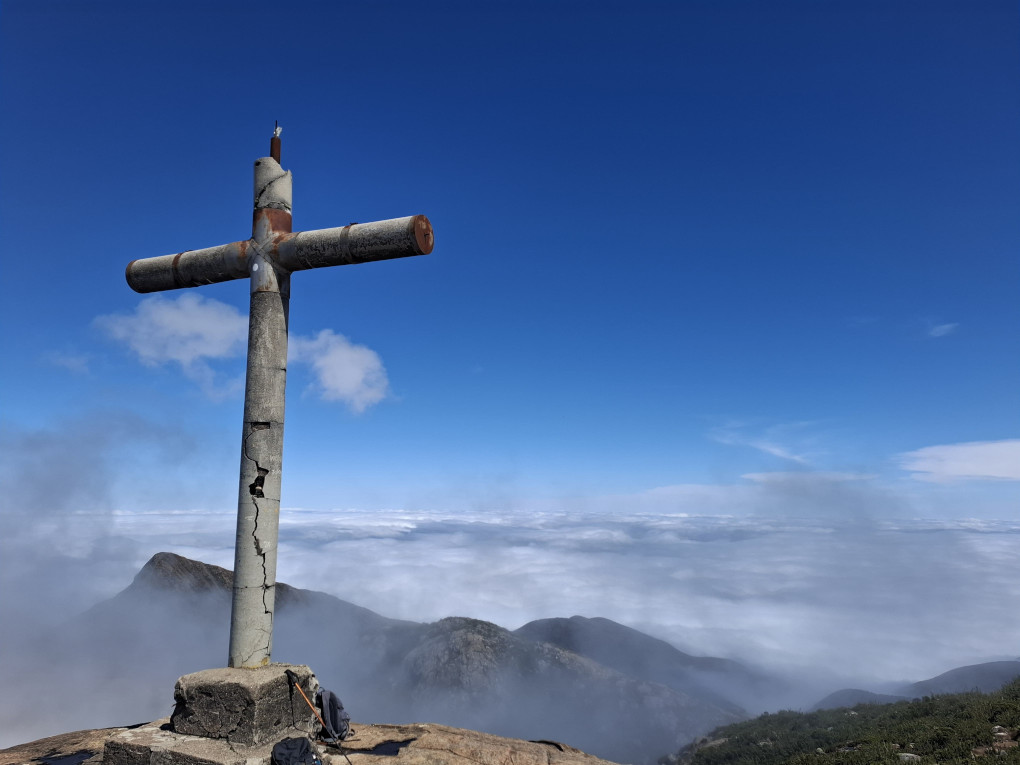
#> input picture class06/images/pico_bandeira.jpg, 1020 x 765 px
$ python class06_edge_detection.py   (older library calls are emulated)
#> lines starting #> are read from the running program, lines starting #| are printed output that depends on the picture; after the words box and inside, x2 and y2 are one past the last pixel; in counts of white or black regions, pixels touching at a corner belong together
# -*- coding: utf-8 -*-
"""class06_edge_detection.ipynb

Automatically generated by Colab.

Original file is located at
    https://colab.research.google.com/drive/1c8VZUiNK2CjBFzoVw8G4jGwVjoqIun70

## Edge Detection
"""

# This code was based on:
# https://opencv.org/blog/edge-detection-using-opencv/

import cv2
import numpy as np
from matplotlib import pyplot as plt

image_file = './images/pico_bandeira.jpg'
SHOW_OPENCV = False

"""## Sobel"""

#################  SOBEL ###############

'''
Arguments
src: Input image (should be grayscale for edge detection).
ddepth: Desired depth of the output image (e.g., CV_64F allows negative gradients).
dx: Order of the derivative in the x-direction (set to 1 to detect horizontal changes).
dy: Order of the derivative in the y-direction (set to 1 to detect vertical changes).
ksize: Size of the extended Sobel kernel (must be odd: 1, 3, 5, 7; use 1 for Scharr operator).
'''
# Load image in grayscale
img = cv2.imread(image_file, cv2.IMREAD_GRAYSCALE)
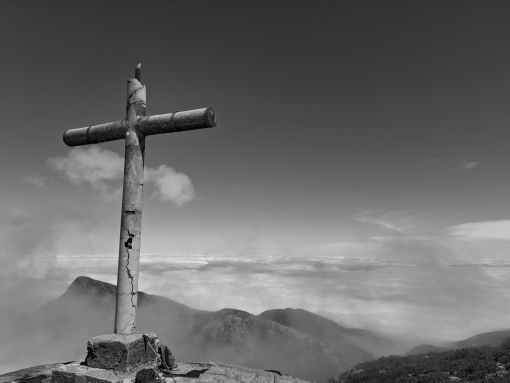
#> img: shape (765, 1020) (shown at 1/2 size); min 0, max 250, mean 105.7
assert img is not None, "file could not be read"

img = cv2.GaussianBlur(img,(3,3),0)

# Apply Sobel operator
sobelx = cv2.Sobel(img, cv2.CV_64F, 1, 0, ksize=3)  # Horizontal edges
sobely = cv2.Sobel(img, cv2.CV_64F, 0, 1, ksize=3)  # Vertical edges
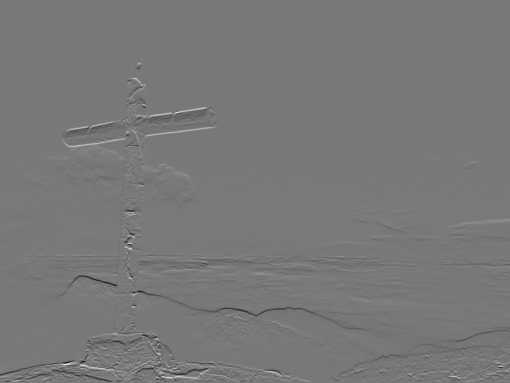
#> sobely: shape (765, 1020) float64 (shown at 1/2 size); min -477, max 532, mean 0.3; drawn with min black and max white

# Compute gradient magnitude
gradient_magnitude = cv2.magnitude(sobelx, sobely)

# Convert to uint8
sobelx = cv2.convertScaleAbs(sobelx)
sobely = cv2.convertScaleAbs(sobely)
sobel = cv2.convertScaleAbs(gradient_magnitude)
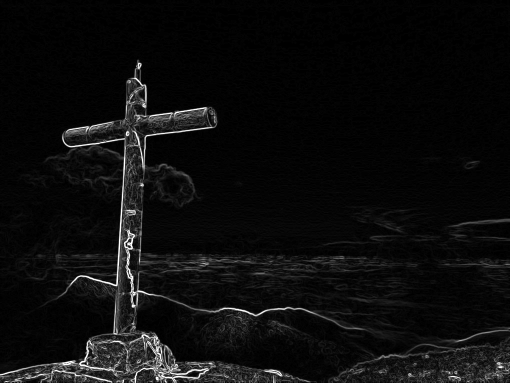
#> sobel: shape (765, 1020) (shown at 1/2 size); min 0, max 255, mean 12.7


titles = ['Sobel Gradient X',
          'Sobel Gradient Y','Sobel Edge Detection',]
images = [sobelx,
          sobely,
          sobel]


fig = plt.figure(figsize=[15,30])
for i in range(3):
	plt.subplot(1,3,i+1)
	plt.imshow(images[i],'gray')
	plt.title(titles[i]), plt.xticks([]), plt.yticks([])


if SHOW_OPENCV == True:
	# Display result
	cv2.namedWindow("Sobel Gradient X",cv2.WINDOW_NORMAL)
	cv2.imshow("Sobel Gradient X", cv2.convertScaleAbs(sobelx))
	cv2.namedWindow("Sobel Gradient Y",cv2.WINDOW_NORMAL)
	cv2.imshow("Sobel Gradient Y", cv2.convertScaleAbs(sobely))
	cv2.namedWindow("Sobel Edge Detection",cv2.WINDOW_NORMAL)
	cv2.imshow("Sobel Edge Detection", gradient_magnitude)

"""## Laplacian"""

'''
Arguments
src: Input image (usually in grayscale).
ddepth: Desired depth of the output image (e.g., CV_64F to capture negative values).
ksize: Size of the Laplacian kernel (must be odd and positive; typically 1, 3, 5, or 7). Use ksize=1 to apply a 3×3 kernel without scaling.
'''
# Load image in grayscale
img = cv2.imread(image_file, cv2.IMREAD_GRAYSCALE)
assert img is not None, "file could not be read"

# Apply Laplacian operator
laplacian = cv2.Laplacian(img, cv2.CV_64F,5)
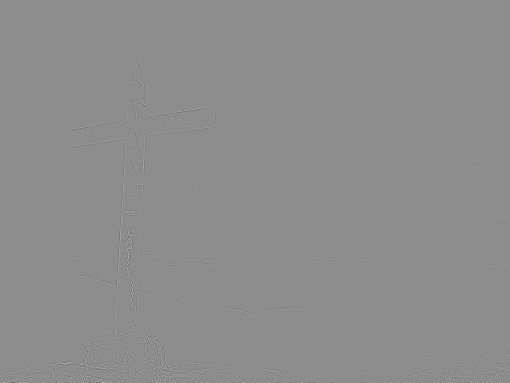
#> laplacian: shape (765, 1020) float64 (shown at 1/2 size); min -438, max 354, mean 0; drawn with min black and max white

# Convert to uint8
laplacian_abs = cv2.convertScaleAbs(laplacian)

fig = plt.figure()
plt.imshow(laplacian_abs,'gray')
plt.title('Laplacian Edge Detection')
plt.xticks([]),plt.yticks([])


if SHOW_OPENCV == True:
	# Display result
	cv2.namedWindow("Laplacian Edge Detection",cv2.WINDOW_NORMAL)
	cv2.imshow("Laplacian Edge Detection", laplacian_abs)

"""## Canny"""

'''
Arguments
image: Input image (must be in grayscale).
threshold1: Lower boundary for the hysteresis thresholding.
threshold2: Upper boundary for the hysteresis thresholding.
'''

# Load image in grayscale
img = cv2.imread(image_file, cv2.IMREAD_GRAYSCALE)
assert img is not None, "file could not be read"

# Apply Gaussian Blur to reduce noise
img = cv2.GaussianBlur(img,(3,3),0)

# Apply Canny Edge Detector
canny = cv2.Canny(img, threshold1=20, threshold2=200)
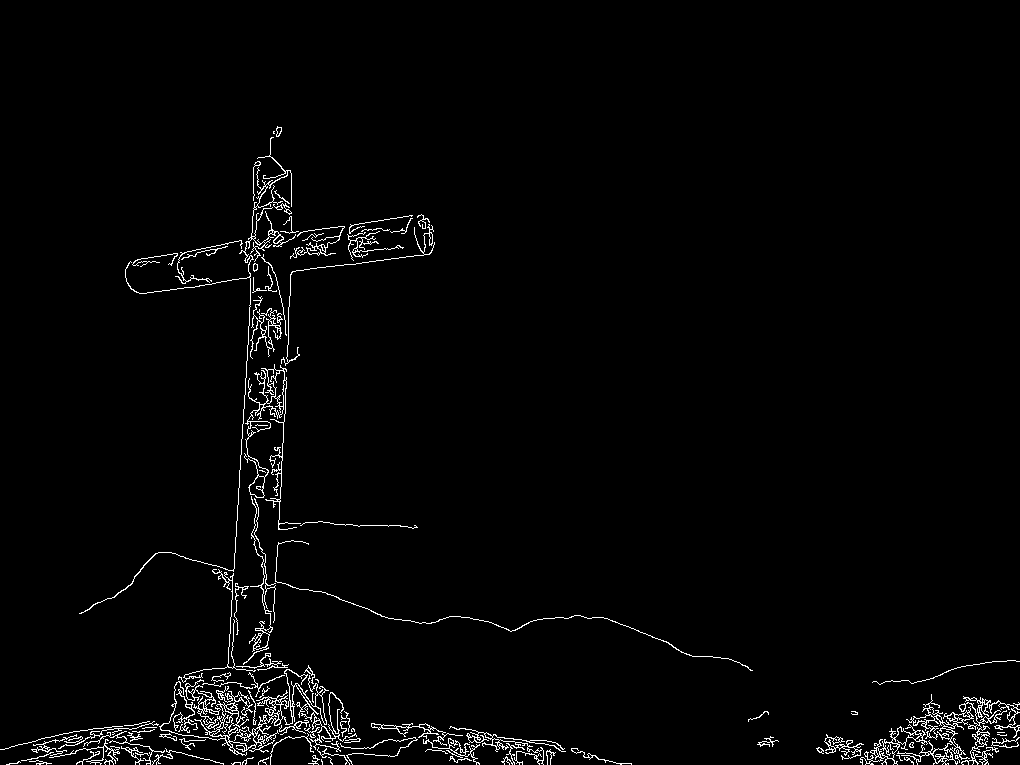
#> canny: shape (765, 1020); 2.1% white in thin lines or dots, all inside (x1, y1, x2, y2) = (0, 126, 1020, 765)

fig = plt.figure()
plt.imshow(canny,'gray')
plt.title('Canny Edge Detection')
plt.xticks([]),plt.yticks([])
plt.show()

if SHOW_OPENCV == True:
  # Display result
  cv2.namedWindow("Canny Edge Detection",cv2.WINDOW_NORMAL)
  cv2.imshow("Canny Edge Detection", edges)
  cv2.waitKey(0)
  cv2.destroyAllWindows()

$ run again, with class06/images/boat.jpg copied over class06/images/pico_bandeira.jpg
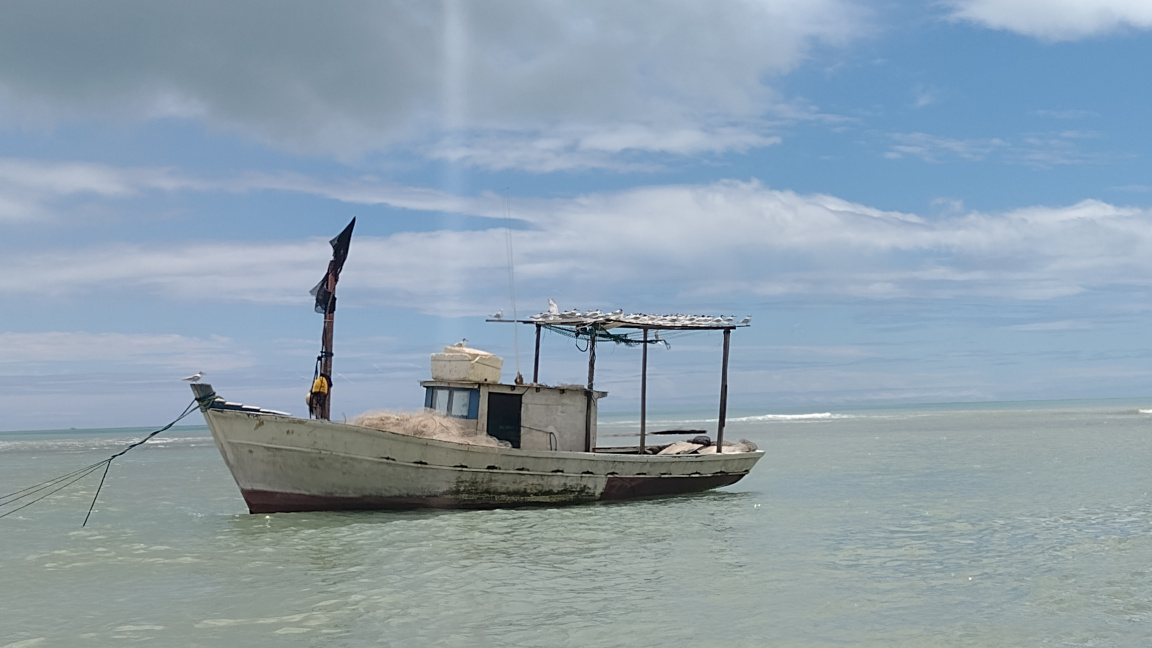
#> input picture class06/images/boat.jpg, 1152 x 648 px
#> `sobely = cv2.Sobel(img, cv2.CV_64F, 0, 1, ksize=3)`:
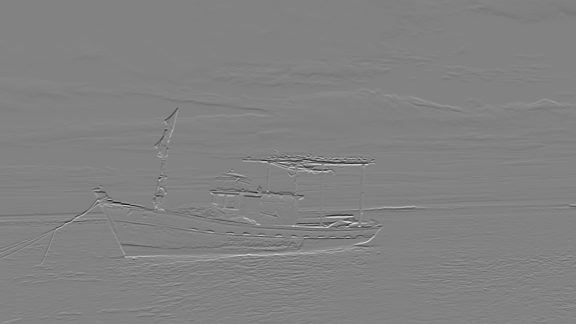
#> sobely: shape (648, 1152) float64 (shown at 1/2 size); min -649, max 624, mean -0.1; drawn with min black and max white
#> `canny = cv2.Canny(img, threshold1=20, threshold2=200)`:
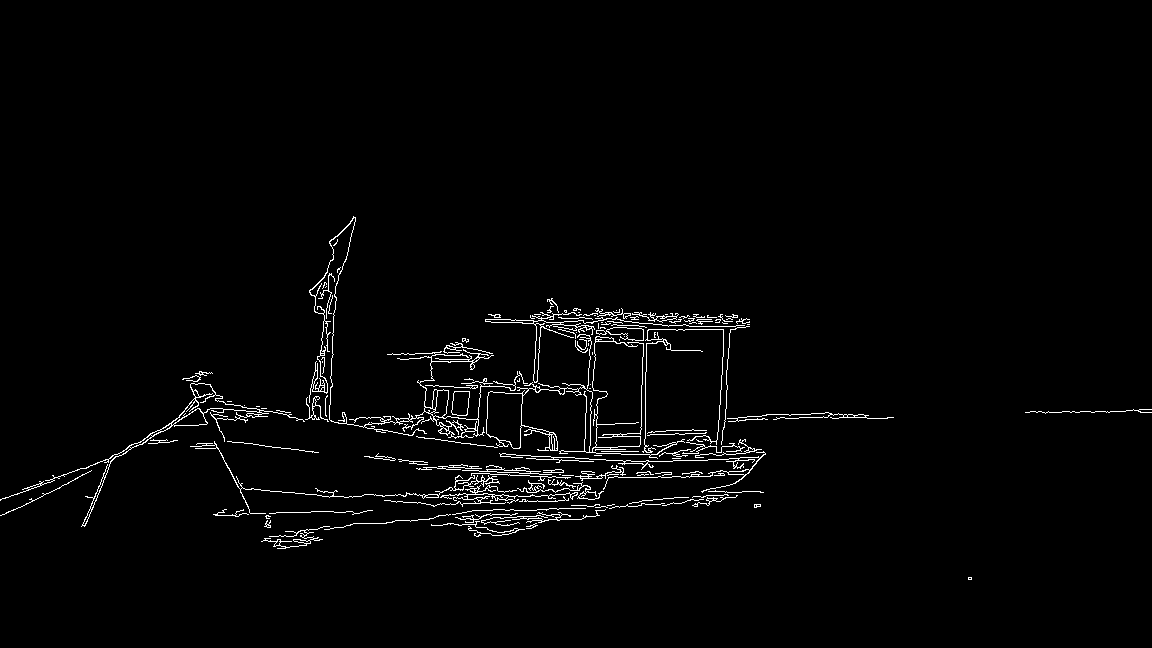
#> canny: shape (648, 1152); 1.9% white in thin lines or dots, all inside (x1, y1, x2, y2) = (0, 216, 1152, 580)
